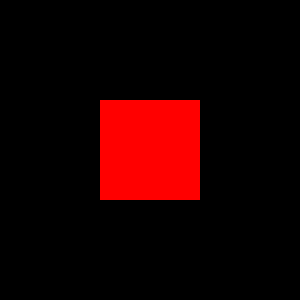
Frame 1 (no input)
Frame 60 (the mouse pressed at the canvas centre just before this capture): identical to frame 1, image omitted
Frame 120 (the mouse held since frame 60 and released just before this capture): identical to frame 1, image omitted

The Processing sketch that drew this single still picture (run headless with seeded random() and noise(); from frame 60 on, the mouse is pressed at the canvas centre):

// Processing sketch: testProcessing
// ── testProcessing.pde
void setup(){
size(300,300);
background(0);
fill(255,0,0);
noStroke();
}

void draw(){
rect(100,100,100,100);
}
